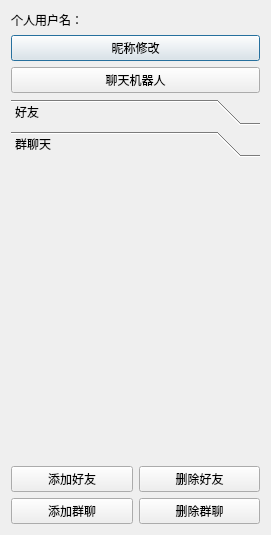
<?xml version="1.0" encoding="UTF-8"?>
<ui version="4.0">
 <class>Homepage</class>
 <widget class="QDialog" name="Homepage">
  <property name="geometry">
   <rect>
    <x>0</x>
    <y>0</y>
    <width>271</width>
    <height>535</height>
   </rect>
  </property>
  <property name="windowTitle">
   <string>Dialog</string>
  </property>
  <layout class="QVBoxLayout" name="verticalLayout">
   <item>
    <widget class="QLabel" name="username">
     <property name="text">
      <string>个人用户名：</string>
     </property>
    </widget>
   </item>
   <item>
    <widget class="QPushButton" name="revise">
     <property name="text">
      <string>昵称修改</string>
     </property>
    </widget>
   </item>
   <item>
    <widget class="QPushButton" name="chatpushButton">
     <property name="text">
      <string>聊天机器人</string>
     </property>
    </widget>
   </item>
   <item>
    <widget class="QToolBox" name="toolBox">
     <property name="currentIndex">
      <number>1</number>
     </property>
     <widget class="QWidget" name="page">
      <property name="geometry">
       <rect>
        <x>0</x>
        <y>0</y>
        <width>253</width>
        <height>264</height>
       </rect>
      </property>
      <attribute name="label">
       <string>好友</string>
      </attribute>
      <layout class="QVBoxLayout" name="vlayout"/>
     </widget>
     <widget class="QWidget" name="page_2">
      <property name="geometry">
       <rect>
        <x>0</x>
        <y>0</y>
        <width>253</width>
        <height>264</height>
       </rect>
      </property>
      <attribute name="label">
       <string>群聊天</string>
      </attribute>
     </widget>
    </widget>
   </item>
   <item>
    <layout class="QGridLayout" name="gridLayout">
     <item row="0" column="0">
      <widget class="QPushButton" name="addButton">
       <property name="text">
        <string>添加好友</string>
       </property>
      </widget>
     </item>
     <item row="0" column="1">
      <widget class="QPushButton" name="detefriendbutelton">
       <property name="text">
        <string>删除好友</string>
       </property>
      </widget>
     </item>
     <item row="1" column="0">
      <widget class="QPushButton" name="addButton_2">
       <property name="text">
        <string>添加群聊</string>
       </property>
       <property name="autoRepeatDelay">
        <number>300</number>
       </property>
      </widget>
     </item>
     <item row="1" column="1">
      <widget class="QPushButton" name="deletegroupchatbutton">
       <property name="text">
        <string>删除群聊</string>
       </property>
      </widget>
     </item>
    </layout>
   </item>
  </layout>
 </widget>
 <resources/>
 <connections/>
</ui>
